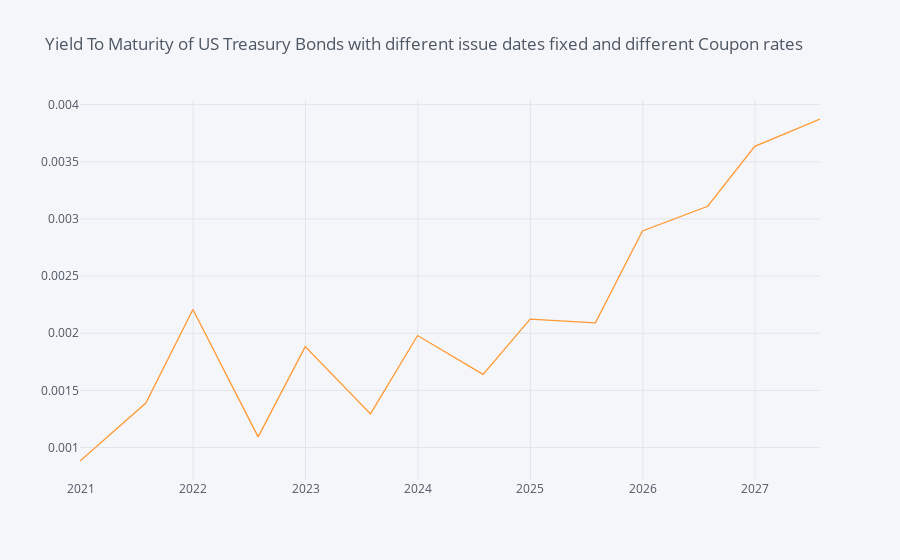

This figure's notebook cell:
### Code cell
off_on_df.sort_values('RDL', inplace=True)
display(off_on_df)
off_on_df["YTM implied by 2020-07-31 Price"].iplot(
    title="Yield To Maturity of US Treasury Bonds with different issue dates fixed and different Coupon rates")

### Figure 1 — Plotly figure (JSON) as saved in the notebook; plotly's stock layout.template omitted (floating-point values rounded to 4 significant figures)
{"data": [{"line": {"color": "rgba(255, 153, 51, 1.0)", "dash": "solid", "shape": "linear", "width": 1.3}, "mode": "lines", "name": "YTM implied by 2020-07-31 Price", "text": "", "type": "scatter", "x": ["2020-12-29", "2021-07-31", "2021-12-31", "2022-07-31", "2022-12-31", "2023-07-31", "2023-12-31", "2024-07-31", "2024-12-31", "2025-07-31", "2025-12-31", "2026-07-31", "2026-12-31", "2027-07-31"], "y": [0.0008824, 0.001389, 0.002208, 0.001093, 0.001883, 0.001295, 0.00198, 0.001641, 0.002124, 0.002091, 0.002895, 0.003111, 0.003635, 0.003875]}], "layout": {"autosize": true, "legend": {"bgcolor": "#F5F6F9", "font": {"color": "#4D5663"}}, "paper_bgcolor": "#F5F6F9", "plot_bgcolor": "#F5F6F9", "title": {"font": {"color": "#4D5663"}, "text": "Yield To Maturity of US Treasury Bonds with different issue dates fixed and different Coupon rates"}, "xaxis": {"autorange": true, "gridcolor": "#E1E5ED", "range": ["2020-12-29", "2027-07-31"], "showgrid": true, "tickfont": {"color": "#4D5663"}, "title": {"font": {"color": "#4D5663"}, "text": ""}, "type": "date", "zerolinecolor": "#E1E5ED"}, "yaxis": {"autorange": true, "gridcolor": "#E1E5ED", "range": [0.0007162, 0.004041], "showgrid": true, "tickfont": {"color": "#4D5663"}, "title": {"font": {"color": "#4D5663"}, "text": ""}, "type": "linear", "zerolinecolor": "#E1E5ED"}}}
